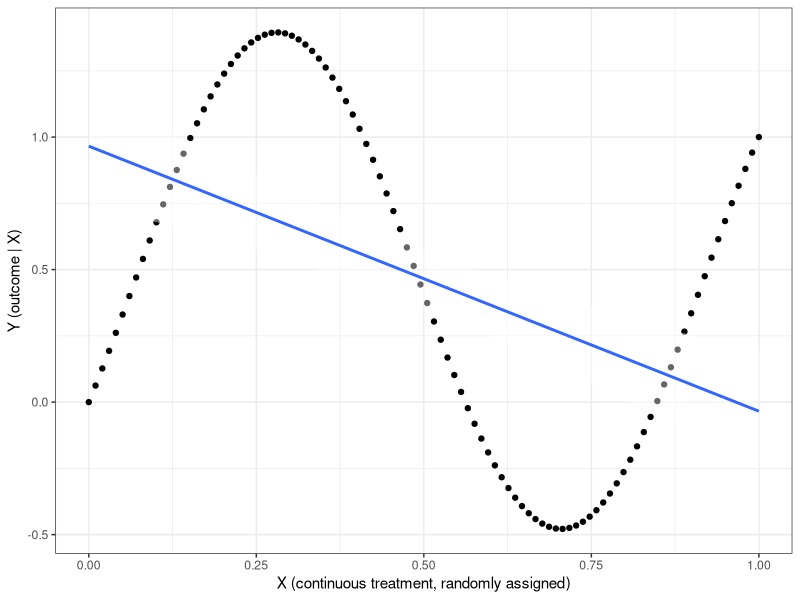
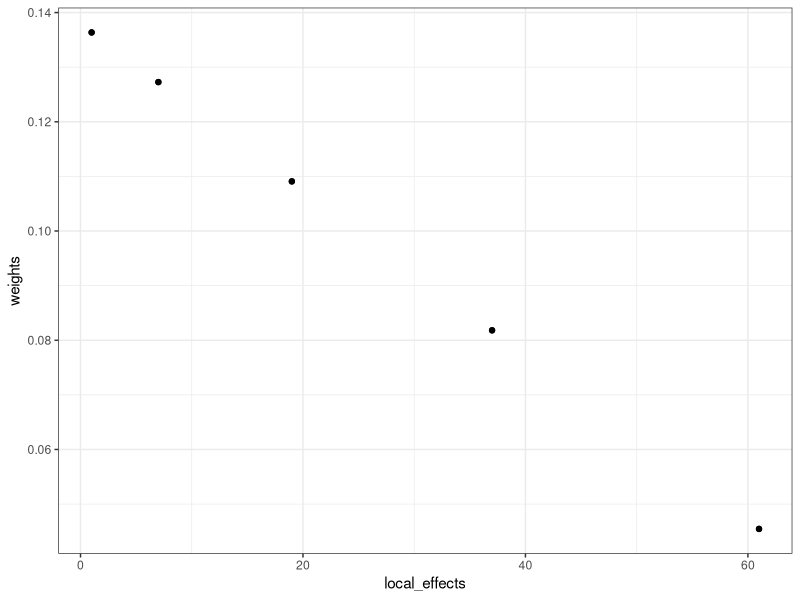

R code for these plots, in order:
## ---- chunk 1
library(tidyverse)
theme_set(theme_bw())
## ---- chunk 2

f <- function(x) (sin(x) - sin(min(x)))/(sin(max(x)) - sin(min(x)))

data.frame(x = seq(0,1, length = 100), y = f(seq(-.51109, 6.9, length = 100)))|>
  ggplot(aes(x,y)) + geom_point() + 
  geom_smooth(method = "lm", fill = "white") + 
  xlab("X (continuous treatment, randomly assigned)") + ylab("Y (outcome | X)")
## ---- chunk 3
# weights function
W <- function(x)
  sapply(unique(x) |> sort(), function(S)
    ((mean(x[x >= S]) - mean(x[x < S])) * (mean(x >= S) * (1 - (
      mean(x >= S)
    )))))

# estimand: assuming data at all values in integer range
ols_estimand <- function(x, f) {
  xs <- unique(x) |> sort()
  ds <- ((f(xs) - f(lag(xs))) / (xs - lag(xs)))[-1]
  ws <- W(x)[-1]/sum(W(x)[-1])
  list(df = data.frame(local_effects=ds, weights = ws), 
       estimand = weighted.mean(ds, ws))
}

## ---- chunk 4
# Illustration
f <- function(x) x ^ 3
x <- -5:5
y <- f(x)

ols_estimand(x, f)$df |> ggplot(aes(local_effects,  weights)) + geom_point()
## ---- chunk 5
c(estimand = ols_estimand(x, f)$estimand, estimate = (lm(y ~ x) |> coef())[2])

